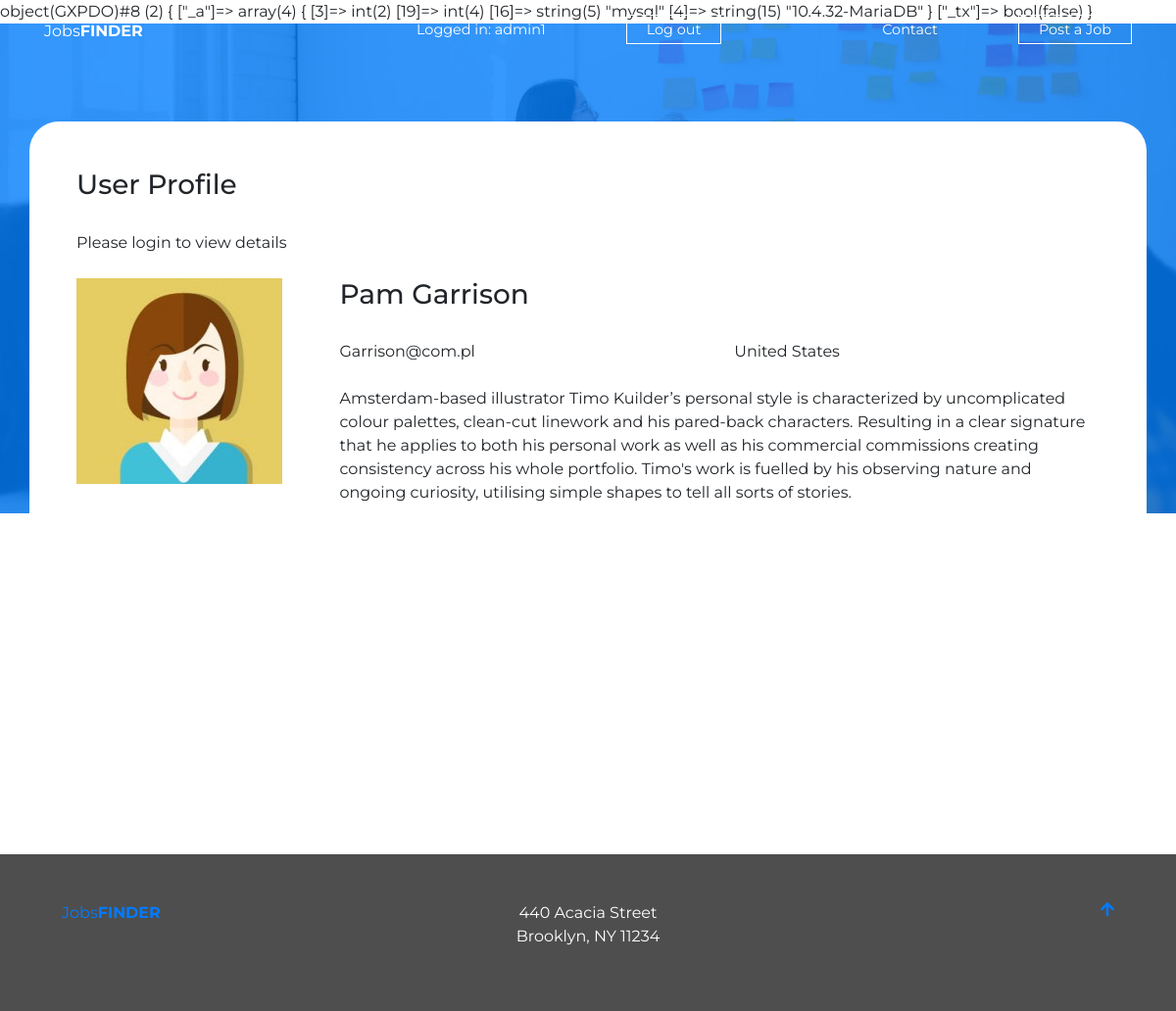
Page /?action=profile&id=12 (signed in) on the committed database.
### tables this page shows
CREATE TABLE `users` (
  `id` int(11) NOT NULL,
  `username` varchar(50) NOT NULL,
  `password` varchar(255) NOT NULL,
  `email` varchar(100) DEFAULT NULL,
  `userGrants` int(5) NOT NULL,
  `description` varchar(1000) NOT NULL,
  `country` varchar(30) NOT NULL
);

### src/View.php (called while the page is built, shortened)
<?php
class View
{
  public function render(string $page, array $params): void
  {
    require_once("templates/layout.php");
  }
}

### src/Controller.php (called while the page is built, shortened)
<?php
require_once("src/Database.php");
class Controller
{
    private Database $database;
    private array $request;
    private View $view;
    private static array $configuration = [];
    public static function initConfiguration(array $configuration): void
    {
        self::$configuration = $configuration;
    }
    public function __construct(array $request)
    {
        $this->database = new Database(self::$configuration['db']);
        $this->request = $request;
        $this->view = new View();
    }
    public function action(): string
    {
        $data = $this->getReqGet();
        return $data['action'] ??  self::DEFAULT_ACTION;
    }
    public function run(): void
    {
        $action = $this->action();
        $viewParams = [];
        switch ($action) {
            case 'profile':
                $page = 'profile';
                $data = $this->getReqGet();
                $profile =  $this->database->getUsersProfile((int) $data['id']);
                $viewParams = $profile;
                break;
        }
        $this->view->render($page, $viewParams);
    }
    private function getReqGet(): array
    {
        return $this->request['get'] ?? [];
    }
}

### index.php (called while the page is built, shortened)
<?php
require_once('src/View.php');
require_once('src/Controller.php');
$request = [
  'get' => $_GET,
  'post' => $_POST
];
try {
  $controller = new Controller($request);
  $controller->run();
} catch (Exception $e) {
  echo '<h1>' . $e->getMessage() . '</h1>';
}

### src/Database.php (called while the page is built, shortened)
<?php
class Database
{
    private ?PDO $conn = null;
    public function getUsersProfile(int $id)
    {
        $query = "SELECT id,username,description,email, country FROM users WHERE id = $id";
        $result = $this->conn->query($query);
        $user = $result->fetchAll(PDO::FETCH_ASSOC);
        return $user;
    }
    private function createConn(array $config): void
    {
        $dsn = "mysql:dbname={$config['database']};host={$config['host']}";
        $check = $this->conn = new \PDO(
            $dsn,
            $config['user'],
            $config['password']
        );
        var_dump($check);
    }
    private function validateConfig(array $config): void
    {
        $dsn = "mysql:dbname={$config['database']};host={$config['host']}";
        $this->conn = new \PDO(
            $dsn,
            $config['user'],
            $config['password'],
            [
                \PDO::ATTR_ERRMODE => \PDO::ERRMODE_EXCEPTION
            ]
        );
    }
}

### templates/pages/profile.php (the view, shortened to what this page needs)
<section class="content">
    <div class="container content__wrap  p-5">
        <div class="row ">
            <div class="col-12">
                <h3>User Profile</h3>
            </div><br>
            <?php
            echo "<div class='col-12'>Please login to view details</div><br><br>";
            if (!empty($_SESSION['id'])) : ?>
                <div class="container">
                    <div class="row">
                        <div class="col-12 col-md-3">
                            <img src="/public/images/user1.jpg" alt="">
                        </div>
                        <div class="col-12 col-md-9">
                            <h3><?php echo $params['0']['username'];?></h3>
                        <div class="row">
                            <div class="col-6"><?php echo $params['0']['email'];?></div>
                            <div class="col-6"><?php echo $params['0']['country'];?></div><br><br>
                            <div class="col-12"><?php echo $params['0']['description'];?></div>
                        </div>
                        </div>
                    </div>
                </div>
            <?php endif; ?>
        </div>
    </div>
</section>

### public/css/styles.css (style rules this page uses)
html, body, div, span, applet, object, iframe, h1, h2, h3, h4, h5, h6, p, blockquote, pre, a, abbr, acronym, address, big, cite, code, del, dfn, em, img, ins, kbd, q, s, samp, small, strike, strong, sub, sup, tt, var, b, u, i, center, dl, dt, dd, ol, ul, li, fieldset, form, label, legend, table, caption, tbody, tfoot, thead, tr, th, td, article, aside, canvas, details, embed, figure, figcaption, footer, header, hgroup, menu, nav, output, ruby, section, summary, time, mark, audio, video { margin: 0; padding: 0; border: 0; font-size: 100%; font: inherit; vertical-align: baseline; }
article, aside, details, figcaption, figure, footer, header, hgroup, menu, nav, section { display: block; }
body { line-height: 1; background: red; position: relative; font-family: 'Montserrat', sans-serif !important; }
html { scroll-behavior: smooth; }
.content { width: 100%; top: 100px; margin-top: -400px; }
.content__wrap { position: relative; min-height: 700px; border-radius: 30px; background: white; }
.content h3 { margin-bottom: 30px; }

### rows in the picture
users: username "Pam Garrison", email "Garrison@com.pl", country "United States", description "Amsterdam-based illustrator Timo Kuilder’s personal style is characterized by uncomplicated colour palettes, clean-cut linework and his pared-back characters. Resulting in a clear signature that he applies to both his personal work as well as his commercial commissions creating consistency across his whole portfolio. Timo's work is fuelled by his observing nature and ongoing curiosity, utilising simple shapes to tell all sorts of stories."

### other values in the picture
$_SESSION['name'] "admin1"
